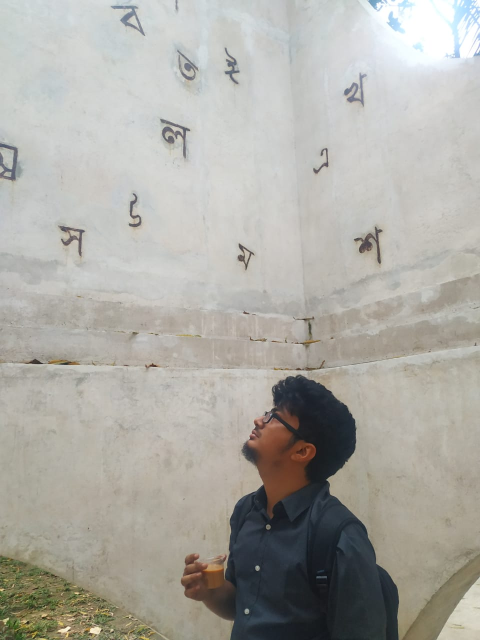
#> input picture resources/img1.jpeg, 960 x 1280 px (shown at 1/2 size)
$ python basic_functions.py
#> lines starting #> are read from the running program, lines starting #| are printed output that depends on the picture; after the words box and inside, x2 and y2 are one past the last pixel; in counts of white or black regions, pixels touching at a corner belong together
import cv2
import os
import numpy as np
print("package imported")


img_path = os.path.join(os.path.dirname(__file__), 'resources', 'img1.jpeg')
print(img_path)
img = cv2.imread(img_path)
#> img is the input picture: shape (1280, 960, 3); mean B, G, R 163.9, 170.3, 172
img = cv2.resize(img,(640,480))
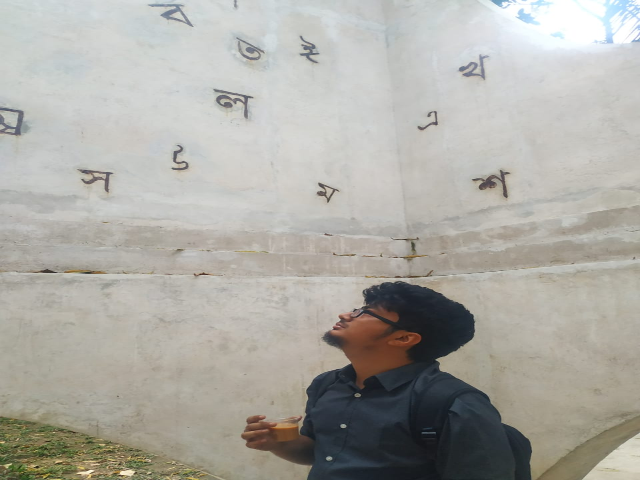
#> img: shape (480, 640, 3); mean B, G, R 163.8, 170.3, 171.9

img_gray=cv2.cvtColor(img,cv2.COLOR_BGR2GRAY)
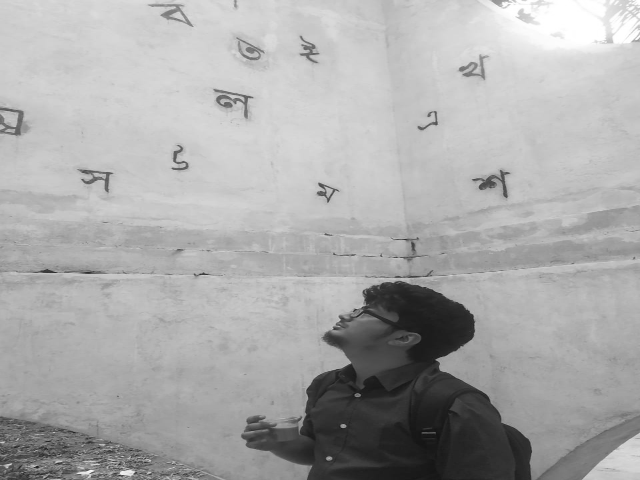
#> img_gray: shape (480, 640); min 19, max 255, mean 170
img_blur=cv2.GaussianBlur(img_gray,(7,7),0)
img_edges=cv2.Canny(img,100,100)
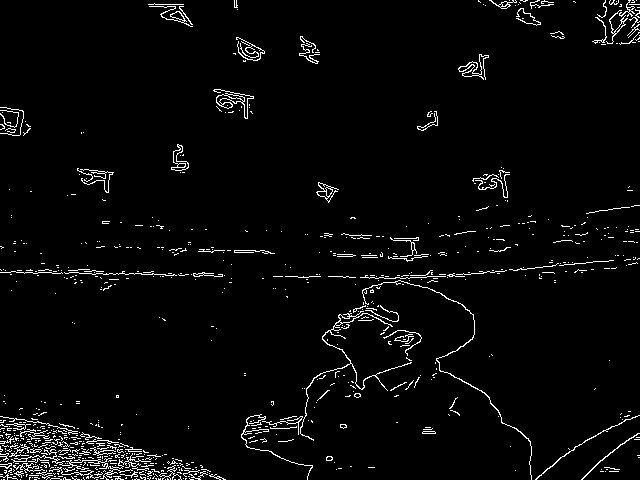
#> img_edges: shape (480, 640); 3.2% white in thin lines or dots

kernel=np.ones((5,5),np.uint8)
img_dial =cv2.dilate(img_edges,kernel,iterations=1)
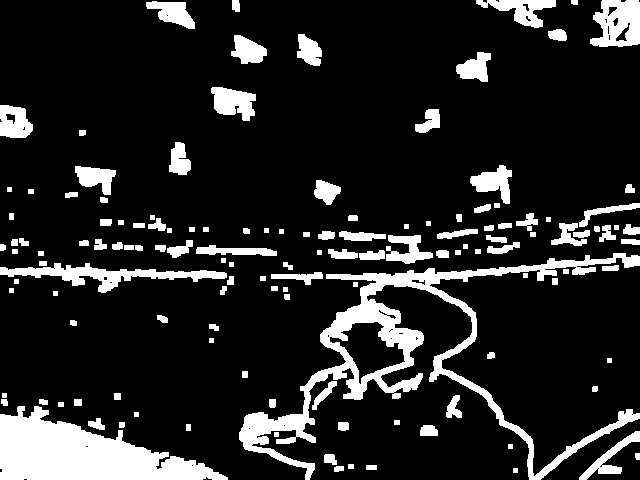
#> img_dial: shape (480, 640); 14.7% white; 135 white regions, largest, box (x1, y1, x2, y2) and area: (239, 253, 640, 480) 12797, (0, 406, 228, 480) 9321, (0, 263, 227, 293) 2258
cv2.imshow("Output", img_gray)
cv2.imshow("Output2",img_blur)
cv2.imshow("Output3",img_edges)
cv2.imshow("output4",img_dial)

###############################################################
#image reshape and crop
###############################################################
img_crop=img[0:200,200:400]
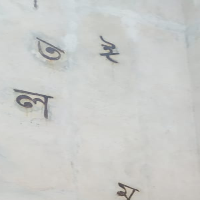
#> img_crop: shape (200, 200, 3); mean B, G, R 201.3, 203.6, 202.3
cv2.imshow("output_crop",img_crop)
cv2.waitKey(0)

$ run again, with resources/4k.jpg copied over resources/img1.jpeg
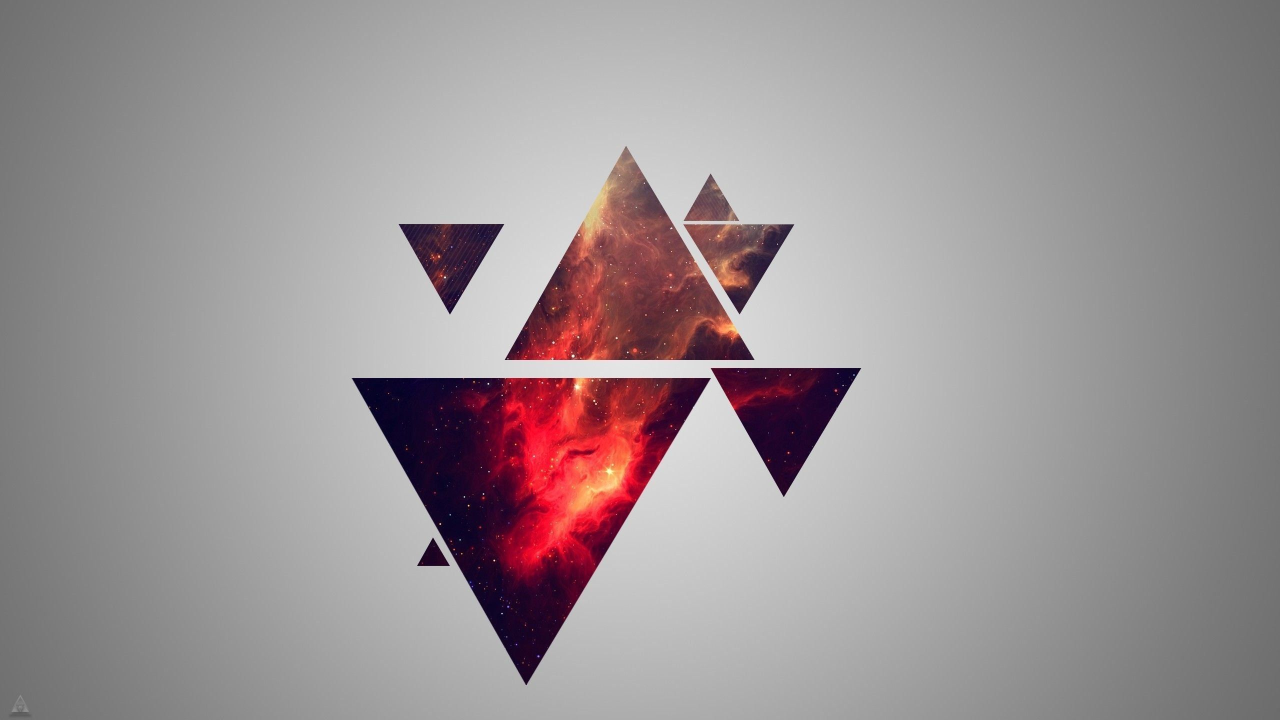
#> input picture resources/4k.jpg, 2560 x 1440 px (shown at 1/2 size)
#> img is the input picture: shape (1440, 2560, 3); mean B, G, R 149.6, 147.5, 155.9
#> img: shape (480, 640, 3)
#> `img_edges=cv2.Canny(img,100,100)`:
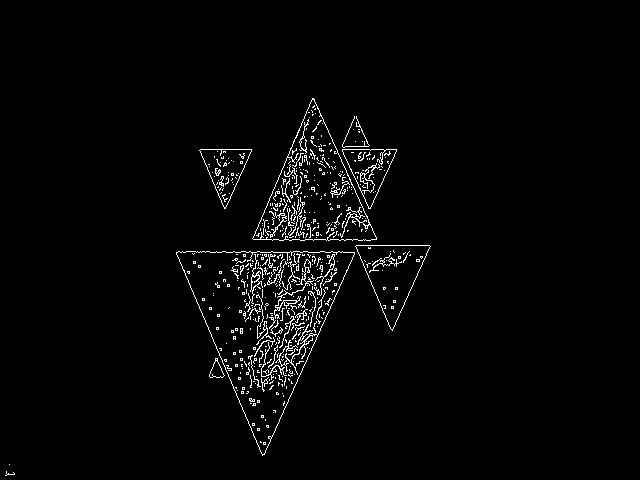
#> img_edges: shape (480, 640); 2.3% white in thin lines or dots, all inside (x1, y1, x2, y2) = (5, 98, 431, 476)
#> img_dial: shape (480, 640); 10.3% white; 17 white regions, largest, box (x1, y1, x2, y2) and area: (174, 96, 433, 458) 28651, (197, 147, 254, 211) 1867, (229, 326, 245, 342) 190
#> `img_crop=img[0:200,200:400]`:
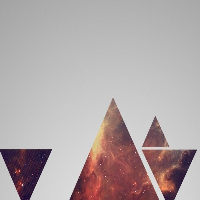
#> img_crop: shape (200, 200, 3); mean B, G, R 167.4, 166.6, 177

$ run again, with resources/gif.jpg copied over resources/img1.jpeg
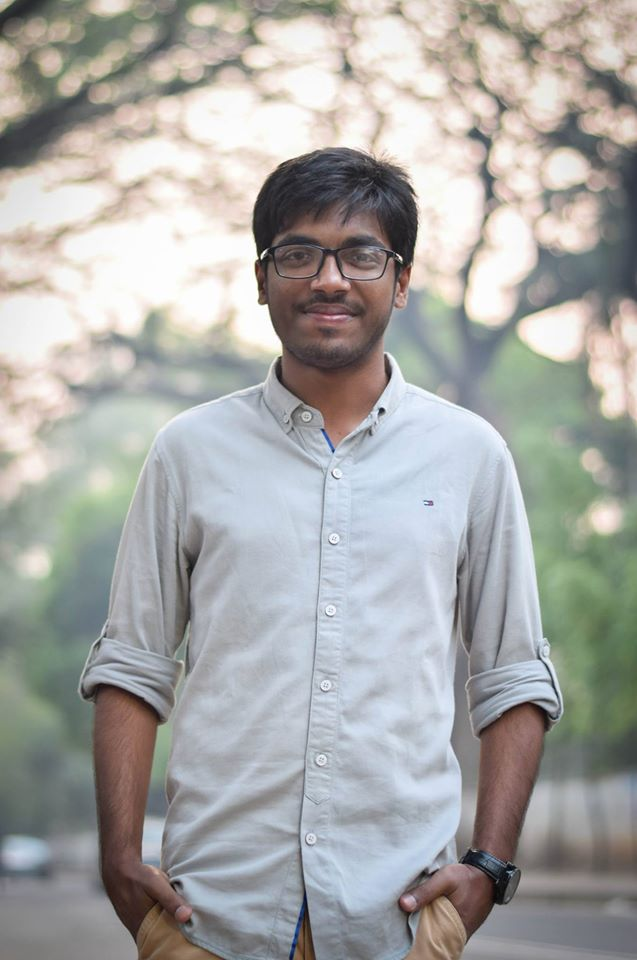
#> input picture resources/gif.jpg, 637 x 960 px
#> img is the input picture: shape (960, 637, 3); mean B, G, R 165.1, 167.5, 167.6
#> img: shape (480, 640, 3)
#> `img_edges=cv2.Canny(img,100,100)`:
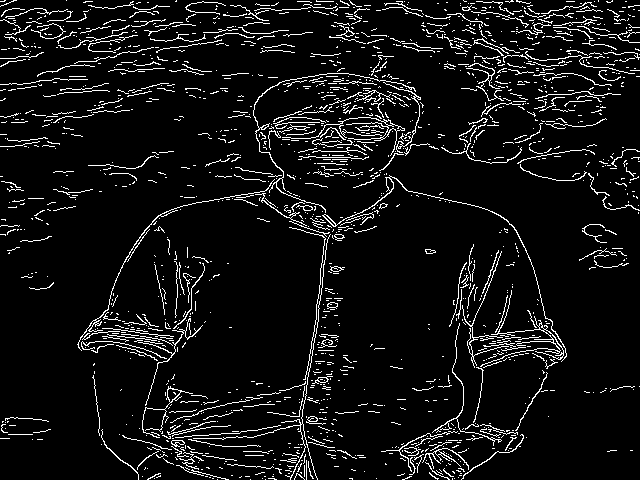
#> img_edges: shape (480, 640); 7.3% white in thin lines or dots
#> img_dial: shape (480, 640); 36.5% white; 96 white regions (1 under 20 px), largest, box (x1, y1, x2, y2) and area: (0, 0, 640, 480) 96451, (0, 81, 177, 139) 2565, (577, 222, 631, 272) 1315
#> `img_crop=img[0:200,200:400]`:
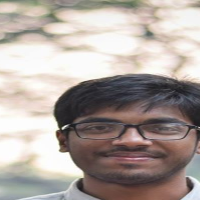
#> img_crop: shape (200, 200, 3); mean B, G, R 157.3, 162.7, 172.9

$ run again, with resources/img2.jpg copied over resources/img1.jpeg
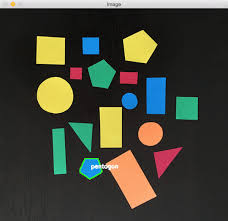
#> input picture resources/img2.jpg, 228 x 221 px
#> img is the input picture: shape (221, 228, 3); mean B, G, R 54.9, 66.6, 65.3
#> img: shape (480, 640, 3)
#> `img_edges=cv2.Canny(img,100,100)`:
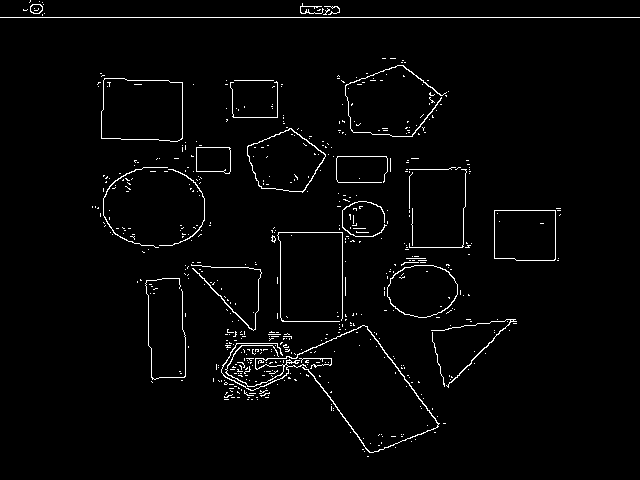
#> img_edges: shape (480, 640); 2.3% white in thin lines or dots
#> img_dial: shape (480, 640); 12.7% white; 35 white regions, largest, box (x1, y1, x2, y2) and area: (135, 191, 448, 459) 15354, (0, 0, 640, 20) 4001, (90, 139, 233, 255) 3779
#> `img_crop=img[0:200,200:400]`:
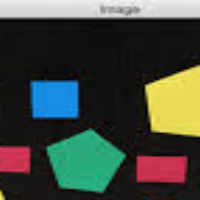
#> img_crop: shape (200, 200, 3); mean B, G, R 60.8, 70.7, 64.6
